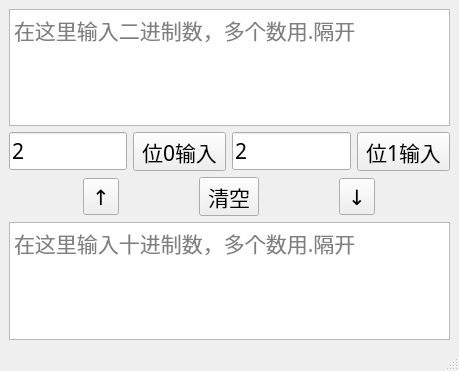
<?xml version="1.0" encoding="UTF-8"?>
<ui version="4.0">
 <class>MainWindow</class>
 <widget class="QMainWindow" name="MainWindow">
  <property name="geometry">
   <rect>
    <x>0</x>
    <y>0</y>
    <width>459</width>
    <height>371</height>
   </rect>
  </property>
  <property name="windowTitle">
   <string>Binary</string>
  </property>
  <widget class="QWidget" name="centralwidget">
   <layout class="QHBoxLayout" name="horizontalLayout_3">
    <item>
     <layout class="QVBoxLayout" name="verticalLayout">
      <item>
       <widget class="QTextEdit" name="textEdit_1">
        <property name="font">
         <font>
          <family>黑体</family>
          <pointsize>16</pointsize>
         </font>
        </property>
        <property name="documentTitle">
         <string/>
        </property>
        <property name="html">
         <string>&lt;!DOCTYPE HTML PUBLIC &quot;-//W3C//DTD HTML 4.0//EN&quot; &quot;http://www.w3.org/TR/REC-html40/strict.dtd&quot;&gt;
&lt;html&gt;&lt;head&gt;&lt;meta name=&quot;qrichtext&quot; content=&quot;1&quot; /&gt;&lt;style type=&quot;text/css&quot;&gt;
p, li { white-space: pre-wrap; }
&lt;/style&gt;&lt;/head&gt;&lt;body style=&quot; font-family:'黑体'; font-size:16pt; font-weight:400; font-style:normal;&quot;&gt;
&lt;p style=&quot;-qt-paragraph-type:empty; margin-top:0px; margin-bottom:0px; margin-left:0px; margin-right:0px; -qt-block-indent:0; text-indent:0px;&quot;&gt;&lt;br /&gt;&lt;/p&gt;&lt;/body&gt;&lt;/html&gt;</string>
        </property>
        <property name="placeholderText">
         <string>在这里输入二进制数，多个数用.隔开</string>
        </property>
       </widget>
      </item>
      <item>
       <layout class="QHBoxLayout" name="horizontalLayout">
        <item>
         <widget class="QLineEdit" name="lineEdit_1">
          <property name="font">
           <font>
            <family>黑体</family>
            <pointsize>16</pointsize>
           </font>
          </property>
          <property name="text">
           <string>2</string>
          </property>
         </widget>
        </item>
        <item>
         <widget class="QToolButton" name="toolButton_1">
          <property name="font">
           <font>
            <family>宋体</family>
            <pointsize>16</pointsize>
           </font>
          </property>
          <property name="text">
           <string>位0输入</string>
          </property>
         </widget>
        </item>
        <item>
         <widget class="QLineEdit" name="lineEdit_2">
          <property name="font">
           <font>
            <family>黑体</family>
            <pointsize>16</pointsize>
           </font>
          </property>
          <property name="text">
           <string>2</string>
          </property>
         </widget>
        </item>
        <item>
         <widget class="QToolButton" name="toolButton_2">
          <property name="font">
           <font>
            <family>Adobe Devanagari</family>
            <pointsize>16</pointsize>
           </font>
          </property>
          <property name="text">
           <string>位1输入</string>
          </property>
         </widget>
        </item>
       </layout>
      </item>
      <item>
       <layout class="QHBoxLayout" name="horizontalLayout_2">
        <item>
         <widget class="QToolButton" name="toolButton_4">
          <property name="font">
           <font>
            <family>宋体</family>
            <pointsize>16</pointsize>
           </font>
          </property>
          <property name="text">
           <string>↑</string>
          </property>
         </widget>
        </item>
        <item>
         <widget class="QToolButton" name="toolButton_5">
          <property name="enabled">
           <bool>true</bool>
          </property>
          <property name="font">
           <font>
            <family>Adobe Devanagari</family>
            <pointsize>16</pointsize>
           </font>
          </property>
          <property name="text">
           <string>清空</string>
          </property>
          <property name="popupMode">
           <enum>QToolButton::DelayedPopup</enum>
          </property>
         </widget>
        </item>
        <item>
         <widget class="QToolButton" name="toolButton_3">
          <property name="font">
           <font>
            <family>宋体</family>
            <pointsize>16</pointsize>
           </font>
          </property>
          <property name="text">
           <string>↓</string>
          </property>
         </widget>
        </item>
       </layout>
      </item>
      <item>
       <widget class="QTextEdit" name="textEdit_2">
        <property name="font">
         <font>
          <family>黑体</family>
          <pointsize>16</pointsize>
         </font>
        </property>
        <property name="markdown">
         <string/>
        </property>
        <property name="html">
         <string>&lt;!DOCTYPE HTML PUBLIC &quot;-//W3C//DTD HTML 4.0//EN&quot; &quot;http://www.w3.org/TR/REC-html40/strict.dtd&quot;&gt;
&lt;html&gt;&lt;head&gt;&lt;meta name=&quot;qrichtext&quot; content=&quot;1&quot; /&gt;&lt;style type=&quot;text/css&quot;&gt;
p, li { white-space: pre-wrap; }
&lt;/style&gt;&lt;/head&gt;&lt;body style=&quot; font-family:'黑体'; font-size:16pt; font-weight:400; font-style:normal;&quot;&gt;
&lt;p style=&quot;-qt-paragraph-type:empty; margin-top:0px; margin-bottom:0px; margin-left:0px; margin-right:0px; -qt-block-indent:0; text-indent:0px;&quot;&gt;&lt;br /&gt;&lt;/p&gt;&lt;/body&gt;&lt;/html&gt;</string>
        </property>
        <property name="placeholderText">
         <string>在这里输入十进制数，多个数用.隔开</string>
        </property>
       </widget>
      </item>
     </layout>
    </item>
   </layout>
  </widget>
  <widget class="QMenuBar" name="menubar">
   <property name="geometry">
    <rect>
     <x>0</x>
     <y>0</y>
     <width>459</width>
     <height>22</height>
    </rect>
   </property>
  </widget>
  <widget class="QStatusBar" name="statusbar"/>
 </widget>
 <resources/>
 <connections/>
</ui>
